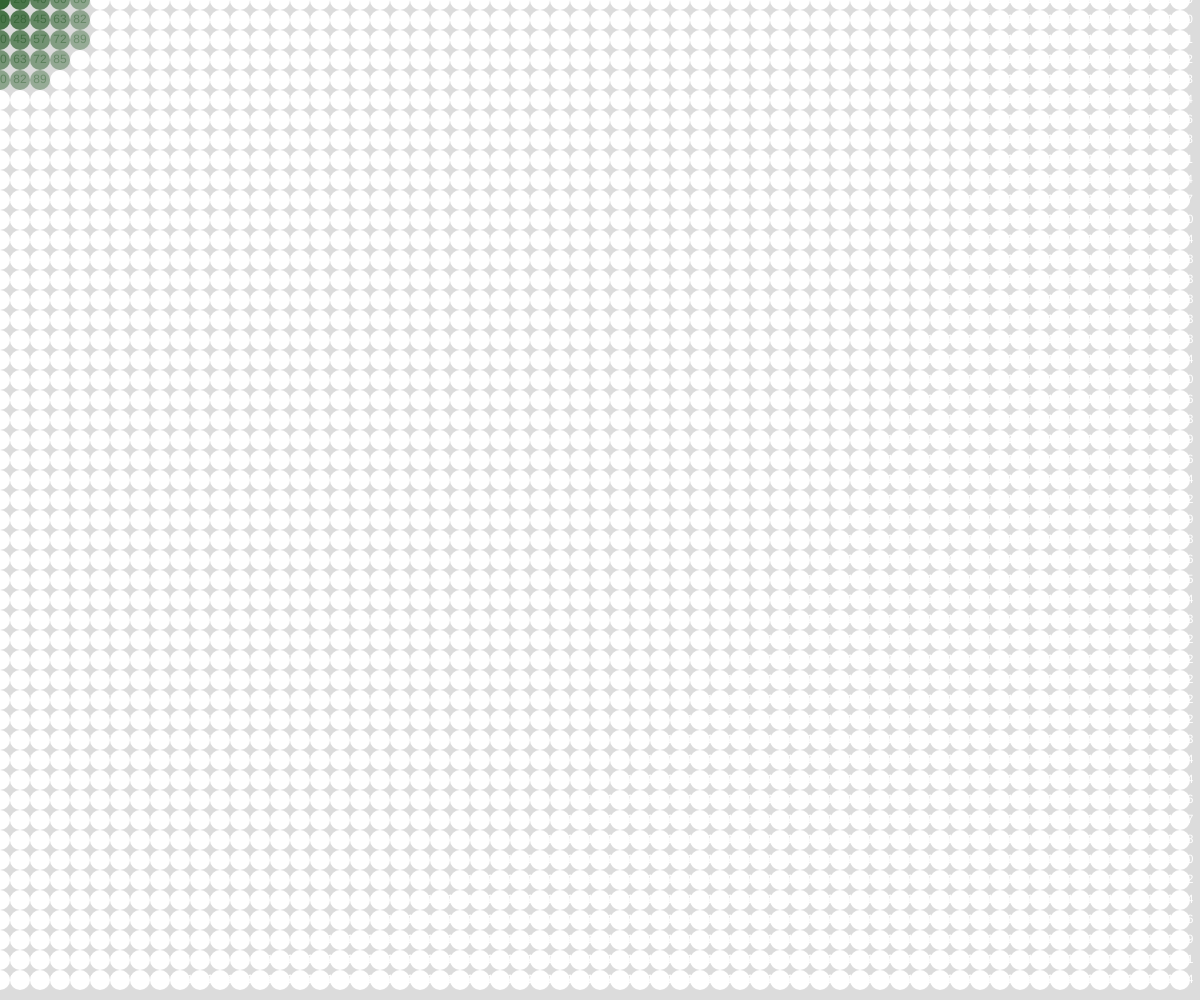
Frame 1 (no input)
Frame 60 (no input): identical to frame 1, image omitted
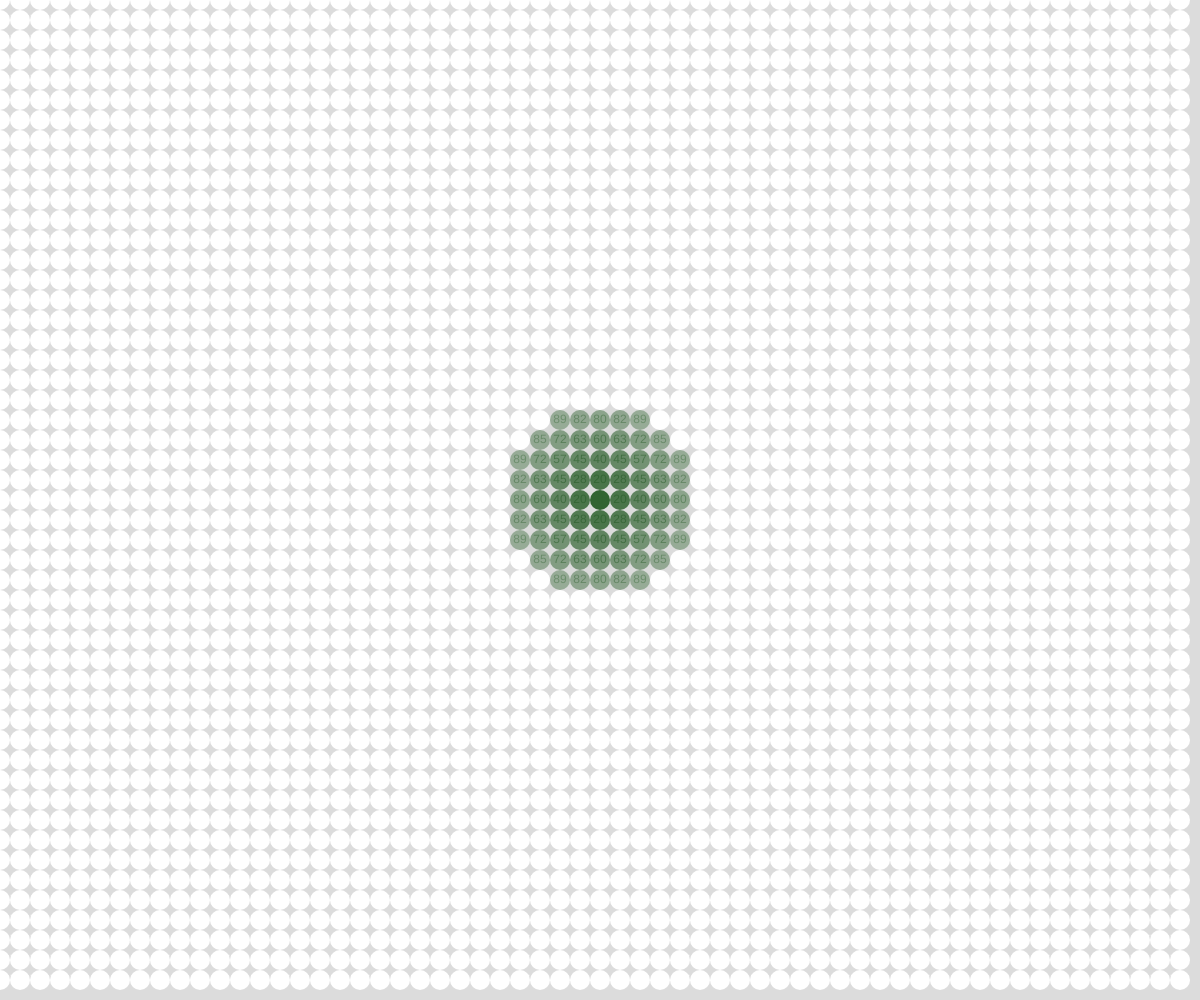
Frame 120 (the mouse pressed at the canvas centre since frame 60)

The p5.js sketch that drew these frames (run headless with seeded random() and noise() and a simulated clock; from frame 60 on, the mouse is pressed at the canvas centre):

// p5.js sketch
// ── sketch.js
// Drawing with nested loops
// Grace Li
// March 7th
//


let gridSpacing = 20;


function setup() {
  createCanvas(windowWidth, windowHeight);
  loopReview();
}


function loopReview(){
  // quickly recap single and nested loops
  for(let x = 0; x <= 40; x += 20){
    for(let y = 0; y <= 40; y += 20){
      print(x, y);
    }
  }
}

function renderGrid(){
  // use nested loop to draw objects in a grid arrangement 
  for(let x = 0; x < width; x += gridSpacing){
    for(let y = 0; y < height; y += gridSpacing){
      let d = roundedDist(x, y, mouseX, mouseY);

      // set fill value based on the proximity amount
      noStroke();
      let alpha = map(d, 0, 150, 255, 0);
      if(d < 100){
        fill(50, 100, 50, alpha);
      }
      else{
        fill(255);
      }

      circle(x, y, gridSpacing);
      textAlign(CENTER, CENTER);
      text(d, x, y);
    }
  }
}

function roundedDist(x1, y1, x2, y2){
  // take two coordinate points and return
  // the distance between, but rounded
  let a = abs(x1 - x2);
  let b = abs(y1 - y2);
  let c = sqrt(sq(a) + sq(b));
  return round(c);




}

function draw() {
  background(220);
  renderGrid();
}
